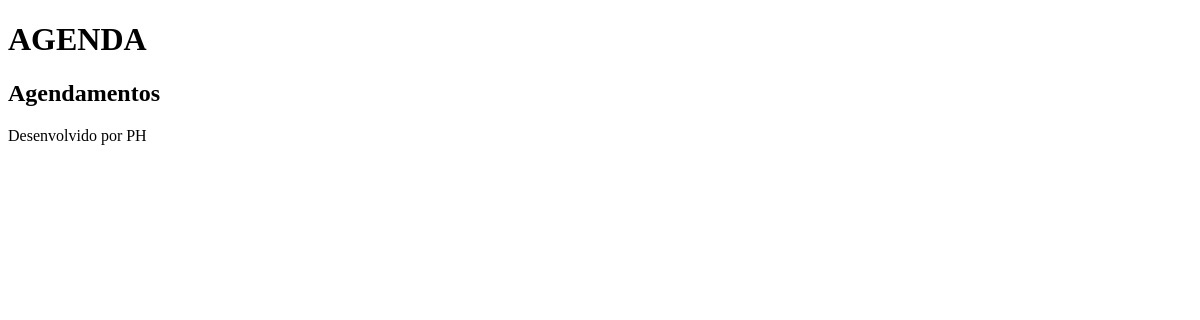
/agenda/, run on an earlier commit of the app's database.
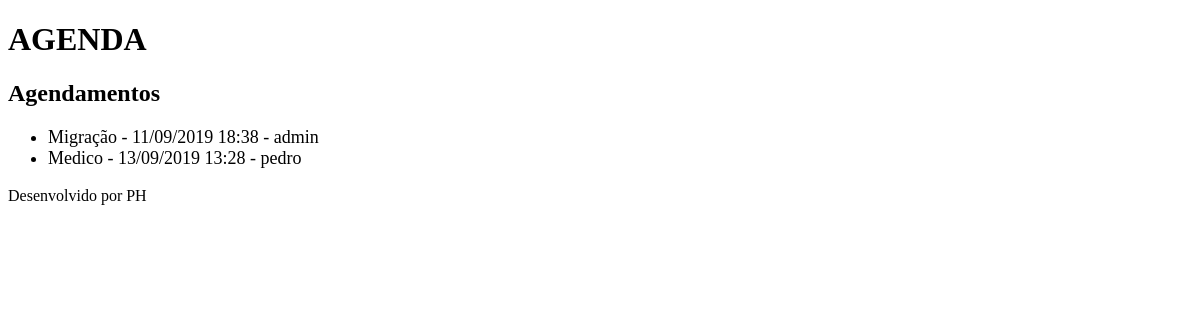
And on a later commit of the database.
### core/models.py (models this page shows, shortened)
class Evento(models.Model):
    titulo = models.CharField(max_length=100)
    descricao = models.TextField(blank=True, null=True)
    data_evento = models.DateTimeField(verbose_name='Data do Evento')
    data_criacao = models.DateTimeField(auto_now=True)
    usuario = models.ForeignKey(User, on_delete=models.CASCADE)
    class Meta:
        db_table = 'evento'
    def get_data_evento(self):
        return self.data_evento.strftime('%d/%m/%Y %H:%M')

### core/views.py (the view)
# urls.py: path('agenda/', views.lista_eventos),
def lista_eventos(request):
    evento = Evento.objects.all()
    dados = {'eventos':evento}
    return render(request, 'agenda.html', dados)

### templates/agenda.html
{% extends "model-page.html" %}
{% block content %}
    <h2>Agendamentos</h2>
    <ul style="font-size: 18px">
        {% for evento in eventos %}
            <li>{{ evento.titulo }} - {{ evento.get_data_evento }} - {{ evento.usuario }} </li>
        {% endfor %}
    </ul>
{% endblock %}

### templates/model-page.html
<!DOCTYPE html>
<html lang="en">
<head>
    {% include "model-header.html" %}
</head>
<body>
    {% block content %} {% endblock %}
    {% include "model-footer.html" %}
</body>
</html>

### templates/model-header.html (shortened to what this page needs)
    <h1>AGENDA</h1>

### templates/model-footer.html
<p> Desenvolvido por PH </p>

What changed in the data, as far as the page shows it:
added Evento: titulo "Migração", get_data_evento "11/09/2019 18:38", usuario "admin"
added Evento: titulo "Medico", get_data_evento "13/09/2019 13:28", usuario "pedro"
